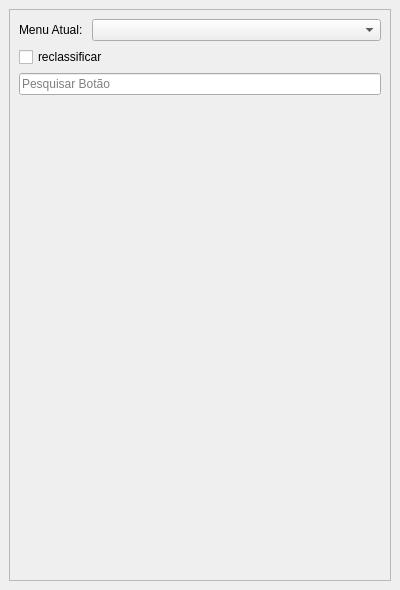
<?xml version="1.0" encoding="UTF-8"?>
<ui version="4.0">
 <class>DockWidget</class>
 <widget class="QDockWidget" name="DockWidget">
  <property name="geometry">
   <rect>
    <x>0</x>
    <y>0</y>
    <width>400</width>
    <height>590</height>
   </rect>
  </property>
  <property name="windowTitle">
   <string>Menu</string>
  </property>
  <widget class="QWidget" name="dockWidgetContents">
   <layout class="QGridLayout" name="gridLayout">
    <item row="0" column="0">
     <widget class="QScrollArea" name="scrollArea">
      <property name="widgetResizable">
       <bool>true</bool>
      </property>
      <widget class="QWidget" name="scrollAreaWidgetContents">
       <property name="geometry">
        <rect>
         <x>0</x>
         <y>0</y>
         <width>380</width>
         <height>545</height>
        </rect>
       </property>
       <layout class="QVBoxLayout" name="verticalLayout">
        <item>
         <layout class="QHBoxLayout" name="horizontalLayout">
          <item>
           <widget class="QLabel" name="label">
            <property name="sizePolicy">
             <sizepolicy hsizetype="Fixed" vsizetype="Preferred">
              <horstretch>0</horstretch>
              <verstretch>0</verstretch>
             </sizepolicy>
            </property>
            <property name="text">
             <string>Menu Atual: </string>
            </property>
           </widget>
          </item>
          <item>
           <widget class="QComboBox" name="menusCb"/>
          </item>
         </layout>
        </item>
        <item>
         <widget class="QCheckBox" name="reclassifyCkb">
          <property name="text">
           <string>reclassificar</string>
          </property>
         </widget>
        </item>
        <item>
         <widget class="QLineEdit" name="searchButtonLe">
          <property name="placeholderText">
           <string>Pesquisar Botão</string>
          </property>
         </widget>
        </item>
        <item>
         <widget class="QWidget" name="menuArea" native="true">
          <layout class="QVBoxLayout" name="menuLayout">
           <property name="spacing">
            <number>0</number>
           </property>
           <property name="margin">
            <number>0</number>
           </property>
          </layout>
         </widget>
        </item>
       </layout>
      </widget>
     </widget>
    </item>
   </layout>
  </widget>
 </widget>
 <resources/>
 <connections/>
</ui>
